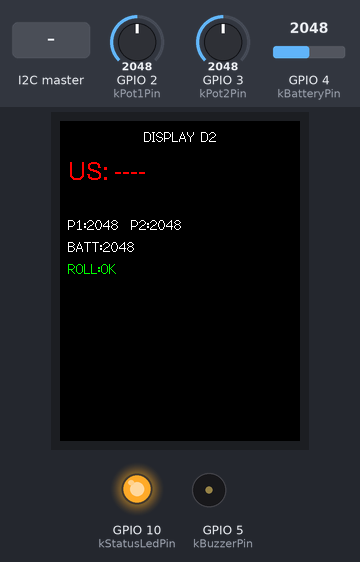
The sketch below on a simulated Seeed XIAO ESP32-C3. On the bench: 240×320 colour display, output pins drawn as LEDs (lit = HIGH), buzzer (waves = sounding). The inputs (shaded band) are chosen by the test bench; at power-on: GPIO 2 (kPot1Pin) = 2048, GPIO 3 (kPot2Pin) = 2048, GPIO 4 (kBatteryPin) = 2048. What the sketch prints to the serial monitor is not drawn.

Above: at 2.5 s.
2.6 s: the I2C master sends the byte 1
At 2.85 s:
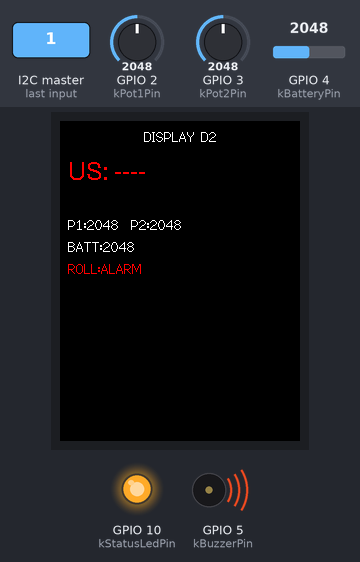
4.5 s: GPIO 2 (kPot1Pin) set to 2866
6.6 s: GPIO 3 (kPot2Pin) set to 2866
At 7.36 s:
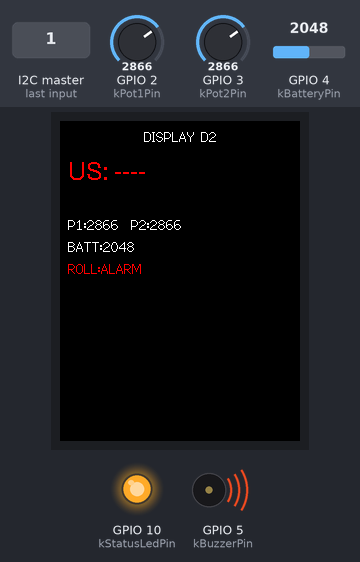
8.7 s: GPIO 4 (kBatteryPin) set to 2866
10.8 s: GPIO 2 (kPot1Pin) set to 3603
At 12.8 s:
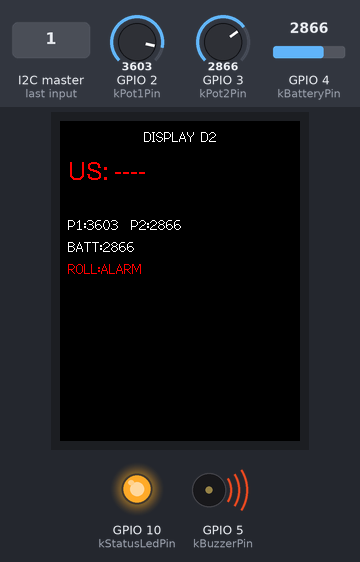
12.9 s: the I2C master sends the byte 0
At 13.6 s:
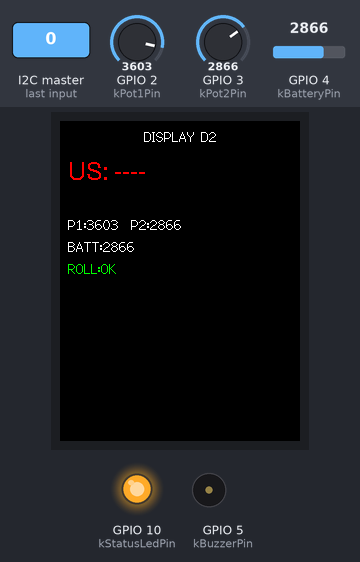
Timing chart, 0 to 15.9 s (numbered marks = the images above; inputs shaded):
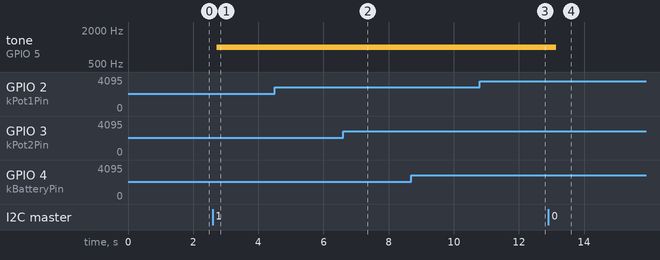

The sketch:

display_d2.ino
```cpp
#include <HardwareSerial.h>
#include <SPI.h>
#include <TFT_eSPI.h>
#include <Wire.h>

#include "DisplayD2Config.h"

constexpr uint8_t kPot1Pin = A0;
constexpr uint8_t kPot2Pin = A1;
constexpr uint8_t kBatteryPin = A2;
// HC-SR04はSerial0(D6=RX, D7=TX)を使用 - ピン指定不要
constexpr uint8_t kStatusLedPin = D10;
constexpr uint8_t kBuzzerPin = D3;
constexpr uint8_t kTftSckPin = 8;
constexpr uint8_t kTftMisoPin = 9;
constexpr uint8_t kTftMosiPin = 10;
constexpr uint32_t kUltrasonicBaudRate = 9600;
constexpr uint32_t kUltrasonicResponseTimeoutMs = 250;  // センサ測定時間に余裕を持たせる
constexpr uint16_t kUltrasonicInvalidReading = 0xFFFF;
constexpr uint16_t kDisplayBackground = TFT_BLACK;
constexpr uint16_t kDisplayForeground = TFT_WHITE;
constexpr uint16_t kDisplayAccent = TFT_CYAN;
constexpr uint16_t kDisplayWarning = TFT_RED;
constexpr uint8_t kUltrasonicCmd = 0xA0;

struct DisplayD2Payload {
  uint16_t potentiometer1;
  uint16_t potentiometer2;
  uint16_t batteryVoltage;
  uint16_t ultrasonicAlt;
};


constexpr uint32_t kDebugPrintIntervalMs = 1000;
constexpr uint32_t kDisplayRefreshIntervalMs = 100;

namespace {
// HC-SR04: Serial0 (XIAO ESP32-C3 デフォルトUART D6/D7)
TFT_eSPI g_tft;
DisplayD2Payload g_payload = {0, 0, 0, 0};
unsigned long g_lastUpdateAt = 0;
unsigned long g_lastDebugAt = 0;
unsigned long g_lastRenderAt = 0;
volatile bool g_rollAlarm = false;
bool g_ultrasonicValid = false;

bool readUltrasonicDistance(uint16_t& distanceCm) {
  while (Serial0.available() > 0) {
    Serial0.read();
  }

  Serial0.write(kUltrasonicCmd);

  const unsigned long startedAt = millis();
  while (Serial0.available() < 3) {
    if (millis() - startedAt > kUltrasonicResponseTimeoutMs) {
      Serial.printf("[us] timeout: available=%d after %lums\n",
        Serial0.available(), millis() - startedAt);
      return false;
    }
    yield();
  }

  const uint8_t byteH = static_cast<uint8_t>(Serial0.read());
  const uint8_t byteM = static_cast<uint8_t>(Serial0.read());
  const uint8_t byteL = static_cast<uint8_t>(Serial0.read());

  Serial.printf("[us] raw: H=0x%02X M=0x%02X L=0x%02X\n", byteH, byteM, byteL);

  const uint32_t rawUm = ((uint32_t)byteH << 16) | ((uint32_t)byteM << 8) | byteL;
  if (rawUm == 0) {
    Serial.println("[us] rawUm==0, skip");
    return false;
  }

  // rawはμm単位 → cmに変換
  distanceCm = static_cast<uint16_t>(rawUm / 10000);
  return true;
}

void writePayload() {
  uint8_t buffer[kDisplayD2PayloadSize] = {0};
  buffer[0] = static_cast<uint8_t>(g_payload.potentiometer1 & 0xFF);
  buffer[1] = static_cast<uint8_t>(g_payload.potentiometer1 >> 8);
  buffer[2] = static_cast<uint8_t>(g_payload.potentiometer2 & 0xFF);
  buffer[3] = static_cast<uint8_t>(g_payload.potentiometer2 >> 8);
  buffer[4] = static_cast<uint8_t>(g_payload.batteryVoltage & 0xFF);
  buffer[5] = static_cast<uint8_t>(g_payload.batteryVoltage >> 8);
  buffer[6] = static_cast<uint8_t>(g_payload.ultrasonicAlt & 0xFF);
  buffer[7] = static_cast<uint8_t>(g_payload.ultrasonicAlt >> 8);
  Wire.write(buffer, kDisplayD2PayloadSize);
}

void updateSensors() {
  if (millis() - g_lastUpdateAt < kDisplayD2SensorIntervalMs) {
    return;
  }
  g_lastUpdateAt = millis();

  g_payload.potentiometer1 = analogRead(kPot1Pin);
  g_payload.potentiometer2 = analogRead(kPot2Pin);
  g_payload.batteryVoltage = analogRead(kBatteryPin);

  uint16_t distanceCm = 0;
  if (readUltrasonicDistance(distanceCm)) {
    g_payload.ultrasonicAlt = distanceCm;
    g_ultrasonicValid = true;
  } else {
    g_ultrasonicValid = false;
  }
}

void renderDisplay() {
  if (millis() - g_lastRenderAt < kDisplayRefreshIntervalMs) {
    return;
  }
  g_lastRenderAt = millis();

  g_tft.fillScreen(kDisplayBackground);
  g_tft.setTextColor(kDisplayForeground, kDisplayBackground);

  char line[40];
  g_tft.drawCentreString("DISPLAY D2", 120, 8, 2);

  g_tft.setTextColor(g_ultrasonicValid ? kDisplayAccent : kDisplayWarning, kDisplayBackground);
  if (g_ultrasonicValid) {
    snprintf(line, sizeof(line), "US: %u cm", g_payload.ultrasonicAlt);
  } else {
    snprintf(line, sizeof(line), "US: ----");
  }
  g_tft.drawString(line, 8, 40, 4);

  g_tft.setTextColor(kDisplayForeground, kDisplayBackground);
  snprintf(line, sizeof(line), "P1:%4u  P2:%4u", g_payload.potentiometer1, g_payload.potentiometer2);
  g_tft.drawString(line, 8, 96, 2);

  snprintf(line, sizeof(line), "BATT:%4u", g_payload.batteryVoltage);
  g_tft.drawString(line, 8, 118, 2);

  g_tft.setTextColor(g_rollAlarm ? kDisplayWarning : TFT_GREEN, kDisplayBackground);
  snprintf(line, sizeof(line), "ROLL:%s", g_rollAlarm ? "ALARM" : "OK");
  g_tft.drawString(line, 8, 140, 2);
}

void printDebug() {
  if (millis() - g_lastDebugAt < kDebugPrintIntervalMs) {
    return;
  }
  g_lastDebugAt = millis();
  Serial.printf("[display_d2] pot1=%u  pot2=%u  batt=%u  ultra=%u  us=%s  roll_alarm=%s\n",
    g_payload.potentiometer1,
    g_payload.potentiometer2,
    g_payload.batteryVoltage,
    g_payload.ultrasonicAlt,
    g_ultrasonicValid ? "OK" : "NG",
    g_rollAlarm ? "ON" : "OFF");
}
}

void onI2CReceive(int len) {
  if (len < 1) return;
  g_rollAlarm = (Wire.read() != 0);
  while (Wire.available()) Wire.read();  // 余分バイトを捨てる
}

void setup() {
  Serial.begin(kDebugBaudRate);
  delay(1000);  // USB CDC (XIAO ESP32-C3) の接続待ち
  Serial.println("[d2] setup start");
  pinMode(kStatusLedPin, OUTPUT);
  digitalWrite(kStatusLedPin, HIGH);
  delay(100);

  pinMode(kBuzzerPin, OUTPUT);
  pinMode(kPot1Pin, INPUT);
  pinMode(kPot2Pin, INPUT);
  pinMode(kBatteryPin, INPUT);

  Serial0.begin(kUltrasonicBaudRate);  // HC-SR04: D6=RX, D7=TX (ピン指定不要)

  // SPI.begin() は TFT_eSPI が内部で初期化するため不要 (呼ぶと競合してクラッシュ)
  g_tft.init();
  g_tft.setRotation(0);
  g_tft.fillScreen(kDisplayBackground);
  g_tft.setTextColor(kDisplayForeground, kDisplayBackground);
  g_tft.drawCentreString("DISPLAY D2", 120, 8, 2);

  Wire.begin(kDisplayD2I2CAddress);
  Wire.onRequest(writePayload);
  Wire.onReceive(onI2CReceive);
}

void loop() {
  updateSensors();
  renderDisplay();
  printDebug();

  if (g_rollAlarm) {
    tone(kBuzzerPin, 1000);
  } else {
    noTone(kBuzzerPin);
  }
}
```

DisplayD2Config.h
```cpp
#ifndef DISPLAY_D2_CONFIG_H
#define DISPLAY_D2_CONFIG_H

#include <Arduino.h>

constexpr uint32_t kDebugBaudRate = 115200;
constexpr uint32_t kDisplayD2SensorIntervalMs = 300;  // 超音波センサは200ms以上必要、余裕をもって300ms
constexpr uint8_t kDisplayD2I2CAddress = 0x30;
constexpr uint8_t kDisplayD2PayloadSize = 12;

#endif
```

Measured:
- after the input at 2.6 s, tone on GPIO 5 (kBuzzerPin): silent → 1000 Hz after 0.12 s; the display: first differs from a run without the input after 0.12 s (image 1)
- after the input at 6.6 s, the display: first differs from a run without the input after 0.63 s (image 2)
- after the input at 10.8 s, the display: first differs from a run without the input after 0.60 s (image 3)
- after the input at 12.9 s, tone on GPIO 5 (kBuzzerPin): 1000 Hz → silent after 0.24 s; the display: changes after 0.24 s (image 4)
- what the display in image 4 shows lasts 0.6 s, from 13.1 s to 13.7 s
